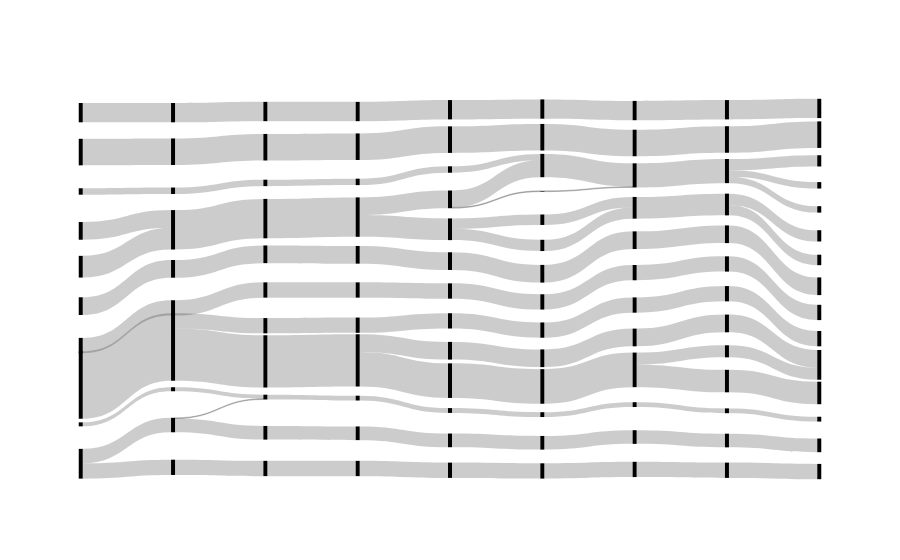

The cell this chart's notebook holds for it:
### Code cell
# plot Sankey
fig = sankey_4.plot_sankey(pad=11,thickness=4)
fig.write_image(f"figures/sankey_forward_omics_3_v2.svg")
